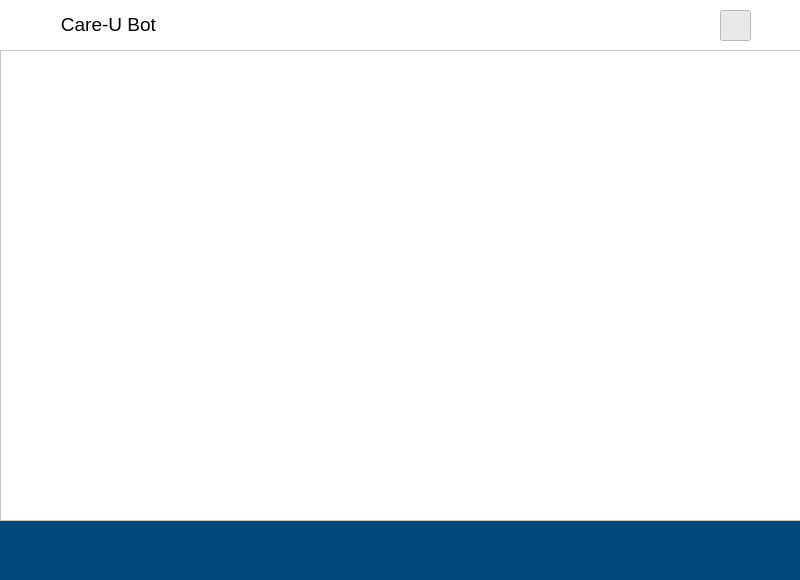
<?xml version="1.0" encoding="UTF-8"?>
<ui version="4.0">
 <class>MainWindow</class>
 <widget class="QMainWindow" name="MainWindow">
  <property name="geometry">
   <rect>
    <x>0</x>
    <y>0</y>
    <width>800</width>
    <height>580</height>
   </rect>
  </property>
  <property name="minimumSize">
   <size>
    <width>320</width>
    <height>450</height>
   </size>
  </property>
  <property name="maximumSize">
   <size>
    <width>800</width>
    <height>600</height>
   </size>
  </property>
  <property name="windowTitle">
   <string>MainWindow</string>
  </property>
  <property name="styleSheet">
   <string notr="true">background-color: rgb(255, 255, 255);</string>
  </property>
  <widget class="QWidget" name="centralwidget">
   <widget class="QLabel" name="lb_chat_bg">
    <property name="geometry">
     <rect>
      <x>-8</x>
      <y>520</y>
      <width>811</width>
      <height>61</height>
     </rect>
    </property>
    <property name="styleSheet">
     <string notr="true">background-color: rgb(0, 71, 123);</string>
    </property>
    <property name="text">
     <string/>
    </property>
   </widget>
   <widget class="QListView" name="chat_history">
    <property name="geometry">
     <rect>
      <x>0</x>
      <y>50</y>
      <width>801</width>
      <height>471</height>
     </rect>
    </property>
   </widget>
   <widget class="QLabel" name="lb_botname">
    <property name="geometry">
     <rect>
      <x>3</x>
      <y>2</y>
      <width>801</width>
      <height>45</height>
     </rect>
    </property>
    <property name="minimumSize">
     <size>
      <width>0</width>
      <height>45</height>
     </size>
    </property>
    <property name="maximumSize">
     <size>
      <width>16777215</width>
      <height>45</height>
     </size>
    </property>
    <property name="font">
     <font>
      <pointsize>14</pointsize>
     </font>
    </property>
    <property name="styleSheet">
     <string notr="true">background-color: #FFFFFF;</string>
    </property>
    <property name="text">
     <string>           Care-U Bot</string>
    </property>
   </widget>
   <widget class="QPushButton" name="bt_config">
    <property name="geometry">
     <rect>
      <x>720</x>
      <y>10</y>
      <width>30</width>
      <height>30</height>
     </rect>
    </property>
    <property name="maximumSize">
     <size>
      <width>30</width>
      <height>30</height>
     </size>
    </property>
    <property name="toolTip">
     <string>Settings</string>
    </property>
    <property name="styleSheet">
     <string notr="true"/>
    </property>
    <property name="text">
     <string/>
    </property>
    <property name="flat">
     <bool>true</bool>
    </property>
   </widget>
   <widget class="QPushButton" name="bt_exit">
    <property name="geometry">
     <rect>
      <x>760</x>
      <y>10</y>
      <width>30</width>
      <height>30</height>
     </rect>
    </property>
    <property name="maximumSize">
     <size>
      <width>30</width>
      <height>30</height>
     </size>
    </property>
    <property name="toolTip">
     <string>Close</string>
    </property>
    <property name="styleSheet">
     <string notr="true"/>
    </property>
    <property name="text">
     <string/>
    </property>
    <property name="flat">
     <bool>true</bool>
    </property>
   </widget>
   <widget class="QStackedWidget" name="stacked_input">
    <property name="geometry">
     <rect>
      <x>50</x>
      <y>530</y>
      <width>701</width>
      <height>40</height>
     </rect>
    </property>
    <property name="minimumSize">
     <size>
      <width>0</width>
      <height>40</height>
     </size>
    </property>
    <property name="maximumSize">
     <size>
      <width>16777215</width>
      <height>40</height>
     </size>
    </property>
    <property name="autoFillBackground">
     <bool>false</bool>
    </property>
    <property name="styleSheet">
     <string notr="true">background-color: rgba(0,0,0,0)</string>
    </property>
    <property name="currentIndex">
     <number>2</number>
    </property>
    <widget class="QWidget" name="page">
     <layout class="QVBoxLayout" name="verticalLayout">
      <property name="leftMargin">
       <number>0</number>
      </property>
      <property name="topMargin">
       <number>0</number>
      </property>
      <property name="rightMargin">
       <number>0</number>
      </property>
      <property name="bottomMargin">
       <number>0</number>
      </property>
      <item>
       <widget class="QLineEdit" name="input_text">
        <property name="minimumSize">
         <size>
          <width>0</width>
          <height>40</height>
         </size>
        </property>
        <property name="styleSheet">
         <string notr="true">background-color: rgb(255, 255, 255);
border-radius: 10%;</string>
        </property>
        <property name="dragEnabled">
         <bool>false</bool>
        </property>
       </widget>
      </item>
     </layout>
    </widget>
    <widget class="QWidget" name="page_2">
     <layout class="QHBoxLayout" name="horizontalLayout_5">
      <property name="spacing">
       <number>0</number>
      </property>
      <property name="leftMargin">
       <number>0</number>
      </property>
      <property name="topMargin">
       <number>0</number>
      </property>
      <property name="rightMargin">
       <number>0</number>
      </property>
      <property name="bottomMargin">
       <number>0</number>
      </property>
      <item>
       <widget class="QLabel" name="voice_gif">
        <property name="maximumSize">
         <size>
          <width>16777215</width>
          <height>40</height>
         </size>
        </property>
        <property name="styleSheet">
         <string notr="true"/>
        </property>
        <property name="text">
         <string/>
        </property>
        <property name="alignment">
         <set>Qt::AlignCenter</set>
        </property>
       </widget>
      </item>
      <item>
       <widget class="QCheckBox" name="ch_auto_send">
        <property name="styleSheet">
         <string notr="true">color: rgb(238, 238, 236);</string>
        </property>
        <property name="text">
         <string>auto send the message</string>
        </property>
        <property name="checked">
         <bool>true</bool>
        </property>
        <property name="autoExclusive">
         <bool>false</bool>
        </property>
       </widget>
      </item>
     </layout>
    </widget>
    <widget class="QWidget" name="page_7">
     <widget class="QPushButton" name="bt_mic_activate">
      <property name="geometry">
       <rect>
        <x>320</x>
        <y>0</y>
        <width>41</width>
        <height>41</height>
       </rect>
      </property>
      <property name="text">
       <string/>
      </property>
      <property name="iconSize">
       <size>
        <width>40</width>
        <height>40</height>
       </size>
      </property>
      <property name="flat">
       <bool>true</bool>
      </property>
     </widget>
    </widget>
   </widget>
   <widget class="QStackedWidget" name="stacked_mic">
    <property name="geometry">
     <rect>
      <x>2</x>
      <y>530</y>
      <width>48</width>
      <height>40</height>
     </rect>
    </property>
    <property name="minimumSize">
     <size>
      <width>0</width>
      <height>40</height>
     </size>
    </property>
    <property name="maximumSize">
     <size>
      <width>16777215</width>
      <height>40</height>
     </size>
    </property>
    <property name="styleSheet">
     <string notr="true">background-color: rgb(0, 71, 123);</string>
    </property>
    <property name="currentIndex">
     <number>1</number>
    </property>
    <widget class="QWidget" name="page_3">
     <layout class="QHBoxLayout" name="horizontalLayout">
      <property name="leftMargin">
       <number>0</number>
      </property>
      <property name="topMargin">
       <number>0</number>
      </property>
      <property name="rightMargin">
       <number>0</number>
      </property>
      <property name="bottomMargin">
       <number>0</number>
      </property>
      <item>
       <widget class="QPushButton" name="bt_mic_mode">
        <property name="minimumSize">
         <size>
          <width>0</width>
          <height>40</height>
         </size>
        </property>
        <property name="toolTip">
         <string>Voice input</string>
        </property>
        <property name="styleSheet">
         <string notr="true"/>
        </property>
        <property name="text">
         <string/>
        </property>
        <property name="flat">
         <bool>true</bool>
        </property>
       </widget>
      </item>
     </layout>
    </widget>
    <widget class="QWidget" name="page_4">
     <layout class="QHBoxLayout" name="horizontalLayout_2">
      <property name="leftMargin">
       <number>0</number>
      </property>
      <property name="topMargin">
       <number>0</number>
      </property>
      <property name="rightMargin">
       <number>0</number>
      </property>
      <property name="bottomMargin">
       <number>0</number>
      </property>
      <item>
       <widget class="QLabel" name="lb_globe_icon">
        <property name="maximumSize">
         <size>
          <width>20</width>
          <height>20</height>
         </size>
        </property>
        <property name="styleSheet">
         <string notr="true">background-color: rgb(0, 71, 123);</string>
        </property>
        <property name="text">
         <string/>
        </property>
        <property name="alignment">
         <set>Qt::AlignCenter</set>
        </property>
       </widget>
      </item>
     </layout>
    </widget>
   </widget>
   <widget class="QStackedWidget" name="stacked_send">
    <property name="geometry">
     <rect>
      <x>750</x>
      <y>530</y>
      <width>48</width>
      <height>40</height>
     </rect>
    </property>
    <property name="minimumSize">
     <size>
      <width>0</width>
      <height>40</height>
     </size>
    </property>
    <property name="maximumSize">
     <size>
      <width>16777215</width>
      <height>40</height>
     </size>
    </property>
    <property name="styleSheet">
     <string notr="true">background-color: rgb(0, 71, 123);</string>
    </property>
    <property name="currentIndex">
     <number>1</number>
    </property>
    <widget class="QWidget" name="page_5">
     <layout class="QHBoxLayout" name="horizontalLayout_3">
      <property name="leftMargin">
       <number>0</number>
      </property>
      <property name="topMargin">
       <number>0</number>
      </property>
      <property name="rightMargin">
       <number>0</number>
      </property>
      <property name="bottomMargin">
       <number>0</number>
      </property>
      <item>
       <widget class="QPushButton" name="bt_send_message">
        <property name="minimumSize">
         <size>
          <width>0</width>
          <height>40</height>
         </size>
        </property>
        <property name="toolTip">
         <string>Send message</string>
        </property>
        <property name="text">
         <string/>
        </property>
        <property name="flat">
         <bool>true</bool>
        </property>
       </widget>
      </item>
     </layout>
    </widget>
    <widget class="QWidget" name="page_6">
     <layout class="QHBoxLayout" name="horizontalLayout_4">
      <property name="leftMargin">
       <number>0</number>
      </property>
      <property name="topMargin">
       <number>0</number>
      </property>
      <property name="rightMargin">
       <number>0</number>
      </property>
      <property name="bottomMargin">
       <number>0</number>
      </property>
      <item>
       <widget class="QPushButton" name="bt_cancel_mic">
        <property name="minimumSize">
         <size>
          <width>0</width>
          <height>40</height>
         </size>
        </property>
        <property name="toolTip">
         <string>Cancel voice recording</string>
        </property>
        <property name="text">
         <string/>
        </property>
        <property name="flat">
         <bool>true</bool>
        </property>
       </widget>
      </item>
     </layout>
    </widget>
   </widget>
   <widget class="QPushButton" name="bt_voice_speak_back">
    <property name="geometry">
     <rect>
      <x>720</x>
      <y>10</y>
      <width>31</width>
      <height>31</height>
     </rect>
    </property>
    <property name="toolTip">
     <string>Enable speak back</string>
    </property>
    <property name="text">
     <string/>
    </property>
    <property name="checkable">
     <bool>true</bool>
    </property>
    <property name="checked">
     <bool>true</bool>
    </property>
    <property name="flat">
     <bool>true</bool>
    </property>
   </widget>
   <widget class="QLabel" name="lb_icon">
    <property name="geometry">
     <rect>
      <x>5</x>
      <y>5</y>
      <width>41</width>
      <height>41</height>
     </rect>
    </property>
    <property name="text">
     <string/>
    </property>
   </widget>
   <zorder>lb_botname</zorder>
   <zorder>bt_config</zorder>
   <zorder>bt_exit</zorder>
   <zorder>lb_chat_bg</zorder>
   <zorder>stacked_input</zorder>
   <zorder>stacked_mic</zorder>
   <zorder>stacked_send</zorder>
   <zorder>chat_history</zorder>
   <zorder>bt_voice_speak_back</zorder>
   <zorder>lb_icon</zorder>
  </widget>
 </widget>
 <resources/>
 <connections/>
</ui>
